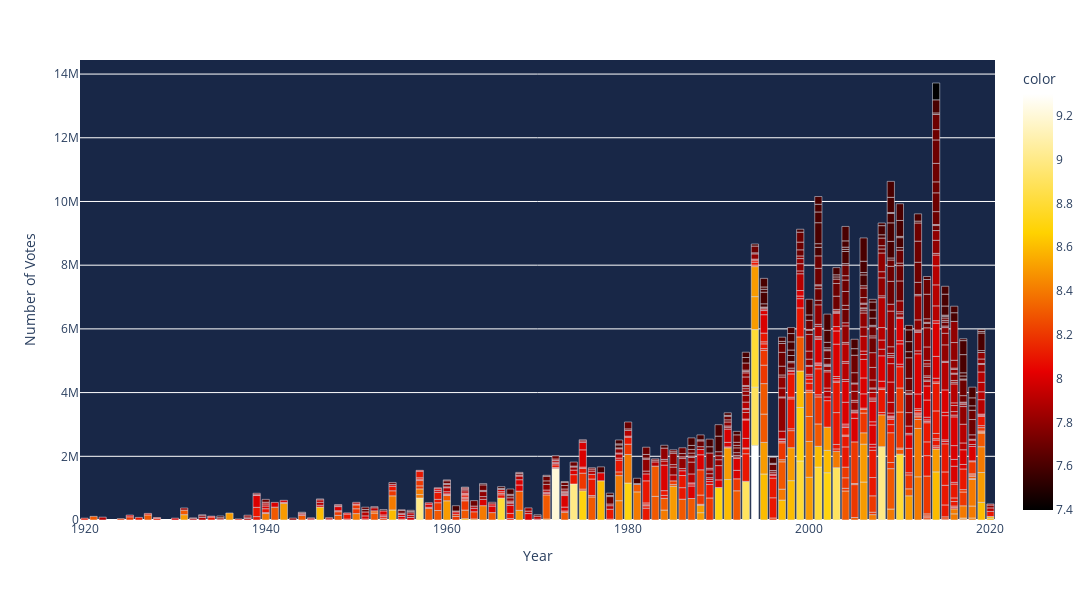

Here is the notebook cell this chart was saved with:
### Markdown cell above
### Sometimes it is better not to concentrate on how high is the rating, but how many times has this movie been rated.
### Lets see if this helps us for some recomendations about movies we have to watch.

### Code cell
year_bar = px.bar(x=movies.Released_Year,
                  y=movies.No_of_Votes,
                  hover_name=movies.Series_Title,
                  color=movies.IMDB_Rating,
                  color_continuous_scale="Hot",
                  width=1500, 
                  height=600)

year_bar.update_layout(xaxis_title="Year",
                       yaxis_title="Number of Votes",
                       plot_bgcolor = "#182747") 

year_bar.show()

### Figure 1 — Plotly figure (JSON) as saved in the notebook; plotly's stock layout.template omitted (floating-point values rounded to 4 significant figures; data arrays with more than 128 entries replaced by an {"elided": "..."} marker saying what was removed)
{"data": [{"alignmentgroup": "True", "hovertemplate": "<b>%{hovertext}</b><br><br>x=%{x}<br>y=%{y}<br>color=%{marker.color}<extra></extra>", "hovertext": {"elided": "1001 str values"}, "legendgroup": "", "marker": {"color": {"elided": "1001 float values"}, "coloraxis": "coloraxis", "pattern": {"shape": ""}}, "name": "", "offsetgroup": "", "orientation": "v", "showlegend": false, "textposition": "auto", "type": "bar", "x": {"elided": "1001 int values"}, "xaxis": "x", "y": {"elided": "1001 int values"}, "yaxis": "y"}], "layout": {"barmode": "relative", "coloraxis": {"colorbar": {"title": {"text": "color"}}, "colorscale": [[0, "rgb(0, 0, 0)"], [0.3333, "rgb(230,0,0)"], [0.6667, "rgb(255,210,0)"], [1, "rgb(255,255,255)"]]}, "height": 600, "legend": {"tracegroupgap": 0}, "margin": {"t": 60}, "plot_bgcolor": "#182747", "width": 1500, "xaxis": {"anchor": "y", "autorange": true, "domain": [0, 1], "range": [1920.0, 2020.0], "title": {"text": "Year"}, "type": "linear"}, "yaxis": {"anchor": "x", "autorange": true, "domain": [0, 1], "range": [0, 14440000.0], "title": {"text": "Number of Votes"}, "type": "linear"}}}
